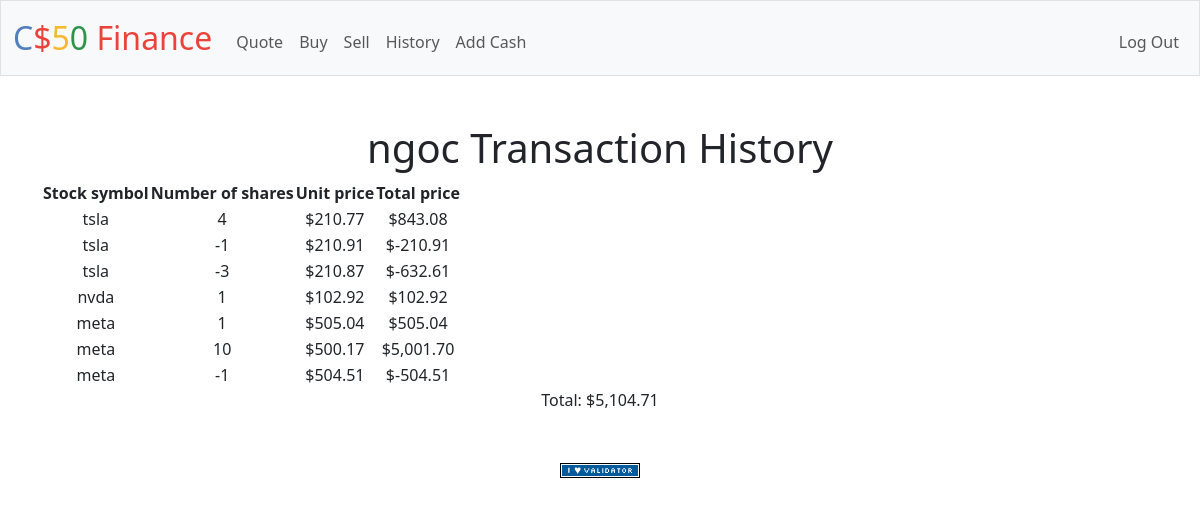
The page /history (signed in) on the database its author committed.
### tables this page shows
CREATE TABLE users (id INTEGER PRIMARY KEY AUTOINCREMENT NOT NULL, username TEXT NOT NULL, hash TEXT NOT NULL, cash NUMERIC NOT NULL DEFAULT 10000.00);

CREATE TABLE 'purchases' ('datetime' DATETIME NOT NULL, 'user_id' TEXT NOT NULL, 'symbol' TEXT NOT NULL, 'shares' INTEGER NOT NULL,'unit_price' NUMERIC NOT NULL,'total_price' NUMERIC NOT NULL, PRIMARY KEY ('datetime', 'user_id', 'symbol'));

### app.py (the view)
@app.route("/history")
@login_required
def history():
    user_id = int(session["user_id"])
    row_purchases = db.execute("SELECT * FROM purchases WHERE user_id = ?", user_id)
    row_users = db.execute("SELECT username, cash FROM users WHERE id = ?", user_id)
    total = db.execute(
        "SELECT SUM(total_price) as total FROM purchases WHERE user_id = ?", user_id
    )
    if row_purchases:
        for row in row_purchases:
            row["unit_price"] = row["unit_price"]
            row["total_price"] = row["total_price"]
        user = {}
        user["username"] = row_users[0]["username"]
        user["purchases"] = row_purchases
        user["total"] = total[0]["total"]
        return render_template("history.html", user=user, stocks=user["purchases"])
    else:
        return redirect("/")

### app.py (called while the page is built)
@app.after_request
def after_request(response):
    response.headers["Cache-Control"] = "no-cache, no-store, must-revalidate"
    response.headers["Expires"] = 0
    response.headers["Pragma"] = "no-cache"
    return response

### helpers.py (called while the page is built)
def login_required(f):
    @wraps(f)
    def decorated_function(*args, **kwargs):
        if session.get("user_id") is None:
            return redirect("/login")
        return f(*args, **kwargs)
    return decorated_function

def usd(value):
    return f"${value:,.2f}"

### templates/history.html (shortened to what this page needs)
{% extends "layout.html" %}
{% block main %}
<h1>{{ user.username}} Transaction History</h1>
<table>
    <thead>
        <tr>
            <th>Stock symbol</th>
            <th>Number of shares</th>
            <th>Unit price</th>
            <th>Total price</th>
        </tr>
    </thead>
    <tbody>
        {% for stock in stocks %}
            <tr>
                <td>{{ stock.symbol }}</td>
                <td>{{ stock.shares }}</td>
                <td>{{ stock.unit_price | usd}}</td>
                <td>{{ stock.total_price | usd}}</td>
            </tr>
        {% endfor %}
    </tbody>
</table>
<div>
    Total: {{ user.total | usd}}
</div>
{% endblock %}

### rows shown on the page
users: username "ngoc"
purchases: symbol "tsla", shares "4", unit_price "$210.77", total_price "$843.08"
purchases: symbol "tsla", shares "-1", unit_price "$210.91", total_price "$-210.91"
purchases: symbol "tsla", shares "-3", unit_price "$210.87", total_price "$-632.61"
purchases: symbol "nvda", shares "1", unit_price "$102.92", total_price "$102.92"
purchases: symbol "meta", shares "1", unit_price "$505.04", total_price "$505.04"
purchases: symbol "meta", shares "10", unit_price "$500.17", total_price "$5,001.70"
purchases: symbol "meta", shares "-1", unit_price "$504.51", total_price "$-504.51"

### other values the page prints
{{ user.total | usd }} "$5,104.71"
